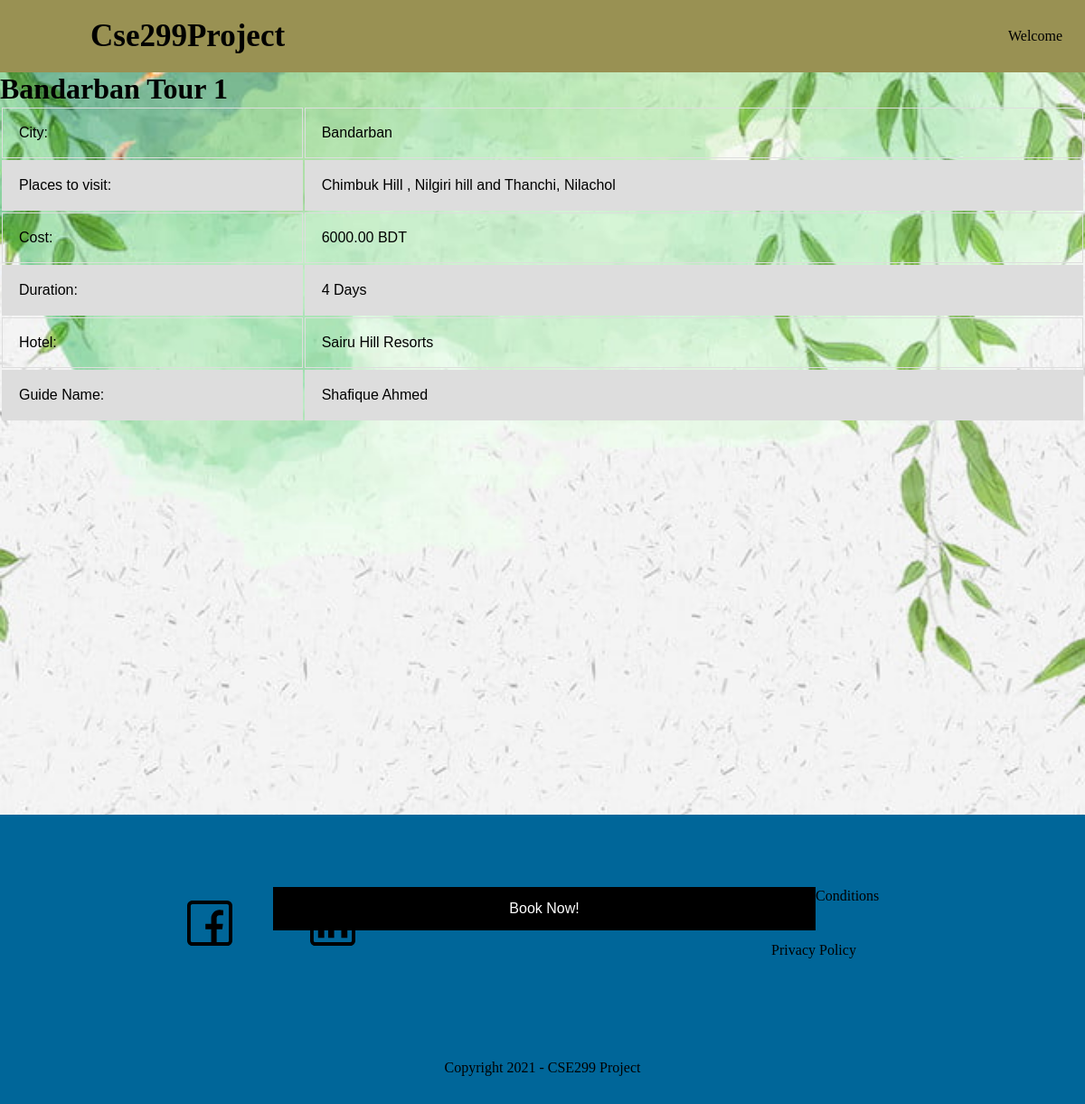
/hotel_booking.php?id=ban01, run on the app's committed database.
### tables this page shows
CREATE TABLE `package` (
  `package_id` varchar(10) NOT NULL,
  `package_name` varchar(50) NOT NULL,
  `attractions` varchar(100) NOT NULL,
  `destination` varchar(40) NOT NULL,
  `duration` smallint(3) NOT NULL,
  `package_cost` decimal(10,2) NOT NULL,
  `hotel_id` varchar(6) NOT NULL,
  `city_id` varchar(3) NOT NULL,
  `guide_id` smallint(4) UNSIGNED NOT NULL,
  `package_image` varchar(1000) DEFAULT NULL
);

CREATE TABLE `city` (
  `city_id` varchar(3) NOT NULL,
  `city_name` varchar(10) NOT NULL,
  `city_image` varchar(1000) DEFAULT NULL
);

CREATE TABLE `hotel` (
  `hotel_id` varchar(6) NOT NULL,
  `hotel_stars` smallint(5) NOT NULL,
  `hotel_name` varchar(50) NOT NULL,
  `hotel_address` varchar(90) NOT NULL,
  `hotel_cost` decimal(10,2) NOT NULL,
  `city_id` varchar(3) NOT NULL
);

CREATE TABLE `guide` (
  `guide_id` smallint(4) UNSIGNED NOT NULL,
  `guide_lastName` varchar(25) NOT NULL,
  `guide_firstName` varchar(25) NOT NULL,
  `guide_email` varchar(32) NOT NULL,
  `guide_phone` bigint(11) NOT NULL,
  `guide_address` varchar(50) NOT NULL,
  `guide_password` varchar(12) NOT NULL,
  `guide_image` varchar(1000) DEFAULT NULL,
  `city_id` varchar(3) NOT NULL
);

### hotel_booking.php (the view, shortened to what this page needs)
<!DOCTYPE html>
<html lang="en" dir="ltr">
  <head>
    <link rel="stylesheet" href="hotel_booking.css">
  </head>
  <body>
    <nav>
      <li class="active">
      <label class="logo">Cse299Project</label>
      <ul>
        <li><p><?php
                      echo "Welcome " .$_SESSION["emailID"];
               ?>
            </p></li>
      </ul>
    </nav>
<?php
require 'connections.php';
$package_id = $_GET['id'];
$sql1 = "SELECT *
        FROM package p
        JOIN hotel h
        ON p.hotel_id = h.hotel_id
        JOIN city c
        ON c.city_id = h.city_id
        JOIN guide g
        ON p.guide_id = g.guide_id
        AND p.package_id = '$package_id'";
$result=mysqli_query($conn,$sql1);
      if (mysqli_num_rows($result)>0) {
            while ($row = mysqli_fetch_assoc($result)) {
echo "<h1><b>$row[package_name]</b></h1>";
          echo '
              <table>
                    <tr>
                      <td>City:</td> <td>'.$row['city_name'].'</td>
                    </tr>
                    <tr>
                      <td>Places to visit:</td> <td>'.$row['attractions'].'</td>
                    </tr>
                    <tr>
                      <td>Cost:</td> <td>'.$row['package_cost'].' BDT</td>
                    </tr>
                    <tr>
                      <td>Duration:</td> <td>'.$row['duration'].' Days</td>
                    </tr>
                    <tr>
                      <td>Hotel:</td> <td>'.$row['hotel_name'].'</td>
                    </tr>
                    <tr>
                      <td>Guide Name:</td> <td>'.$row['guide_firstName'].' '.$row['guide_lastName'].'</td>
                    </tr>
                    <tr>
                    <a href="booking.php?id='.$row['package_id'].'"><button class="button"><span>Book Now!</span></button></a>
                    </tr>
              </table><br><br><br><br><br><br><br><br><br><br><br><br><br><br><br><br><br><br><br><br><br><br><br><br>';
            }
        }
?>
</body>
</html>
<?php include 'footer.php'; ?>

### hotel_booking.css (style rules this page uses)
table { font-family: arial, sans-serif; border-collapse: separate; width: 100%; }
td, th { border: 1px solid #dddddd; text-align: left; padding: 18px; }
tr:nth-child(even) { background-color: #dddddd; }
* { padding: 0; margin: 0; text-decoration: none; list-style: none; box-sizing: border-box; }
body { background-image: url("images/back3.jpg"); background-repeat: no-repeat; background-attachment: scroll; background-size: cover; height: calc(100vh-80px); min-height: 740px; font-family: montserrat; }
nav { background: #999153; height: 80px; width: 100%; }
label.logo { color: black; font-size: 35px; line-height: 80px; padding: 0 100px; font-weight: bold; }
nav ul { float: right; margin-right: 20px; }
nav ul li { display: inline-block; line-height: 80px; margin: 0 5px; }
.button { background-color: #000000; border: none; color: white; padding: 15px 32px; text-align: center; text-decoration: none; display: inline-block; font-size: 16px; margin: 4px 2px; cursor: pointer; width: 50%; position: absolute; top: 80%; left: 25%; }

### data on the page
package: package_name "Bandarban Tour 1", city.city_name "Bandarban", attractions "Chimbuk Hill , Nilgiri hill and Thanchi, Nilachol", package_cost "6000.00", duration "4", hotel.hotel_name "Sairu Hill Resorts", guide.guide_firstName "Shafique", guide.guide_lastName "Ahmed"
